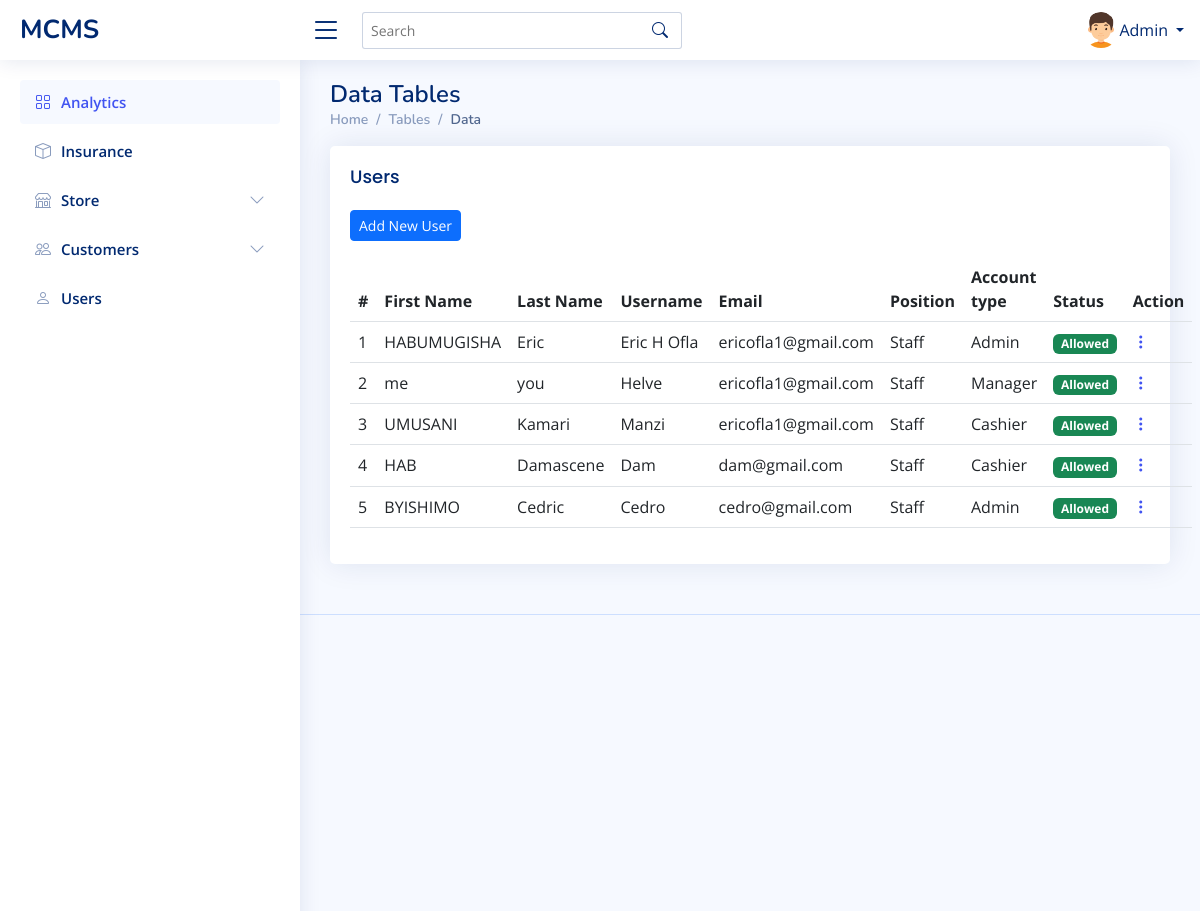
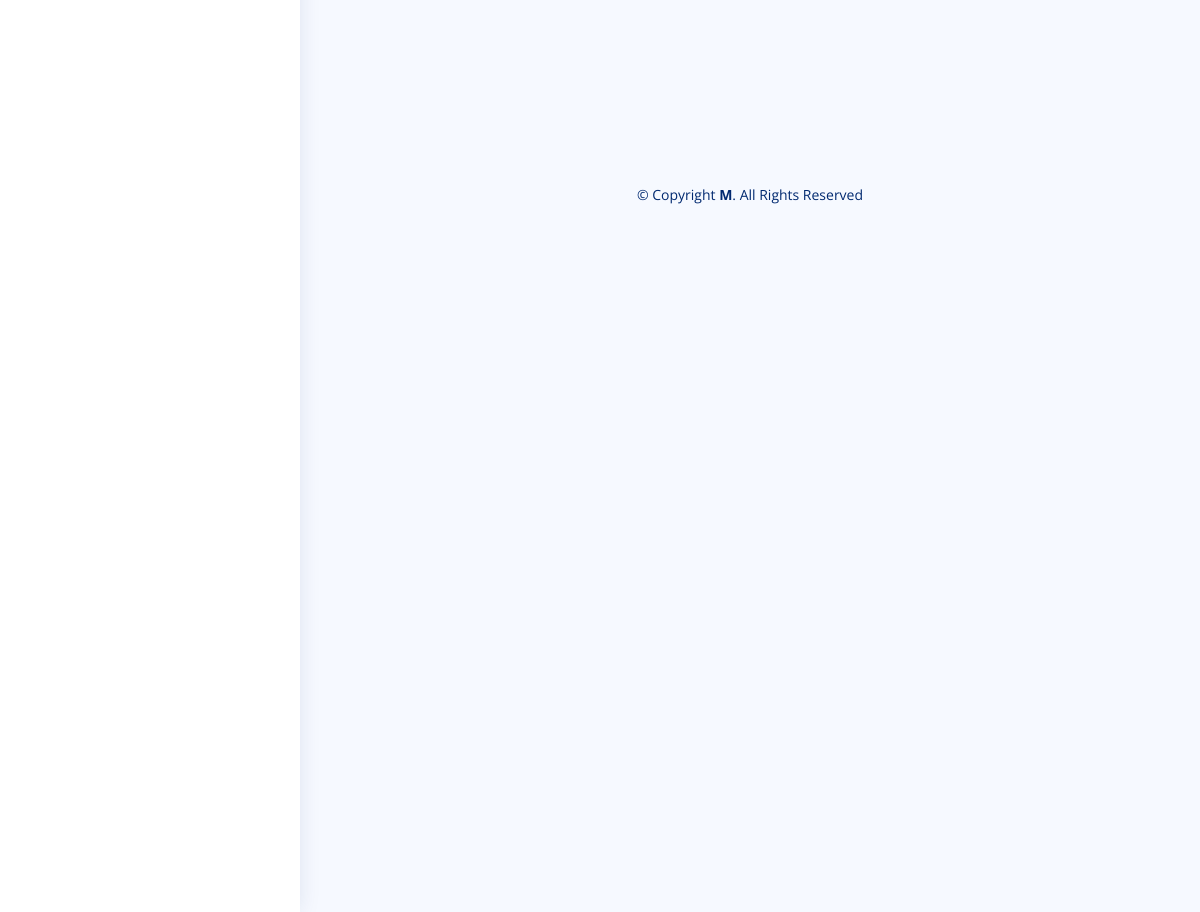
/Dashboard/Admin/user.php (signed in), run on the app's committed database (2 pictures, top to bottom).
### tables this page shows
CREATE TABLE `users` (
  `User_id` int(100) NOT NULL,
  `Firstname` varchar(100) NOT NULL,
  `Lastname` varchar(100) NOT NULL,
  `Username` text NOT NULL,
  `telephone` text NOT NULL,
  `address` text NOT NULL,
  `email` varchar(225) NOT NULL,
  `gender` varchar(100) NOT NULL,
  `position` varchar(100) NOT NULL,
  `Password` varchar(100) NOT NULL,
  `photo` varchar(200) NOT NULL,
  `account_type` varchar(200) NOT NULL,
  `dates` timestamp NOT NULL DEFAULT current_timestamp() ON UPDATE current_timestamp(),
  `status` varchar(200) NOT NULL
);

### Dashboard/Admin/user.php (the view, shortened to what this page needs)
<?php
    include 'navbar.php';
?>
  <main id="main" class="main">
    <div class="pagetitle">
      <h1>Data Tables</h1>
      <nav>
        <ol class="breadcrumb">
          <li class="breadcrumb-item"><a href="index.php">Home</a></li>
          <li class="breadcrumb-item">Tables</li>
          <li class="breadcrumb-item active">Data</li>
        </ol>
      </nav>
    </div>
    <section class="section">
      <div class="row">
        <div class="col-lg-12">
          <div class="card">
            <div class="card-body">
              <h5 class="card-title">Users</h5>
              <div class="box-header with-border">
              <a href="insert-user.php" data-toggle="modal" class="btn btn-primary btn-sm btn-flat"><i class="fa fa-plus"></i>Add New User</a>
            </div>
              <table class='table datatable'>
                <thead>
                  <tr>
                    <th scope='col'>#</th>
                    <th scope='col'>First Name</th>
                    <th scope='col'>Last Name</th>
                    <th scope='col'>Username</th>
                    <th scope='col'>Email</th>
                    <th scope='col'>Position</th>
                    <th scope='col'>Account type</th>
                    <th scope='col'>Status</th>
                    <th scope='col'>Action</th>
                    </thead>
                    <?php
                    $count = 1;
          ?>
              <tr>
                    <?php
                $fetch = mysqli_query($conn,"select * from users where status='Allowed'");
                while($row = mysqli_fetch_array($fetch))
                {
                 echo"<tr>";
                 echo"<td>".$count."</td>";
                 echo"<td>".$row['Firstname']."</td>";
                 echo"<td>".$row['Lastname']."</td>";
                 echo"<td>".$row['Username']."</td>";
                 echo"<td>".$row['email']."</td>";
                 echo"<td>".$row['position']."</td>";
                 echo"<td>".$row['account_type']."</td>";
                 echo"<td><span class='badge bg-success'>".$row['status']."</td>";
                 echo"<td class='text-right'>".
						"<div class='dropdown'>
						<a href='#' class='action-icon bi bi-three-dots-vertical' data-bs-toggle='dropdown'></a>
						<div class='dropdown-menu dropdown-menu-right'>
						<a class='dropdown-item' href=edit-user.php?User_id=".$row['User_id']."><i class='bi bi-pencil'></i> Edit</a>".
						"<a class='dropdown-item' href=delete_user.php?User_id=".$row['User_id']."><i class='bi bi-trash'></i> Delete</a>"."</td>";
            $count = $count + 1;
          }
          ?>
              </tr>
         </table>
            </div>
          </div>
        </div>
      </div>
    </section>
  </main>
  <?php
        include "../footer.php"
   ?>

### Dashboard/Admin/assets/css/style.css (style rules this page uses)
:root { scroll-behavior: smooth; }
body { font-family: "Open Sans", sans-serif; background: #f6f9ff; color: #444444; }
a { color: #4154f1; text-decoration: none; }
h1, h2, h3, h4, h5, h6 { font-family: "Nunito", sans-serif; }
#main { margin-top: 60px; padding: 20px 30px; transition: all 0.3s; }
.pagetitle { margin-bottom: 10px; }
.pagetitle h1 { font-size: 24px; margin-bottom: 0; font-weight: 600; color: #012970; }
.card { margin-bottom: 30px; border: none; border-radius: 5px; box-shadow: 0px 0 30px rgba(1, 41, 112, 0.1); }
.card-title { padding: 20px 0 15px 0; font-size: 18px; font-weight: 500; color: #012970; font-family: "Poppins", sans-serif; }
.card-body { padding: 0 20px 20px 20px; }
.breadcrumb { font-size: 14px; font-family: "Nunito", sans-serif; color: #899bbd; font-weight: 600; }
.breadcrumb a { color: #899bbd; transition: 0.3s; }
.breadcrumb .breadcrumb-item::before { color: #899bbd; }
.breadcrumb .active { color: #51678f; font-weight: 600; }
@media (min-width: 1200px) { #main, #footer { margin-left: 300px; } }

### data on the page
users: Firstname "HABUMUGISHA", Lastname "Eric", Username "Eric H Ofla", email "ericofla1@gmail.com", position "Staff", account_type "Admin", status "Allowed"
users: Firstname "me", Lastname "you", Username "Helve", email "ericofla1@gmail.com", position "Staff", account_type "Manager", status "Allowed"
users: Firstname "UMUSANI", Lastname "Kamari", Username "Manzi", email "ericofla1@gmail.com", position "Staff", account_type "Cashier", status "Allowed"
users: Firstname "HAB", Lastname "Damascene", Username "Dam", email "dam@gmail.com", position "Staff", account_type "Cashier", status "Allowed"
users: Firstname "BYISHIMO", Lastname "Cedric", Username "Cedro", email "cedro@gmail.com", position "Staff", account_type "Admin", status "Allowed"

### other printed values
$_SESSION['account_type'] "Admin"
